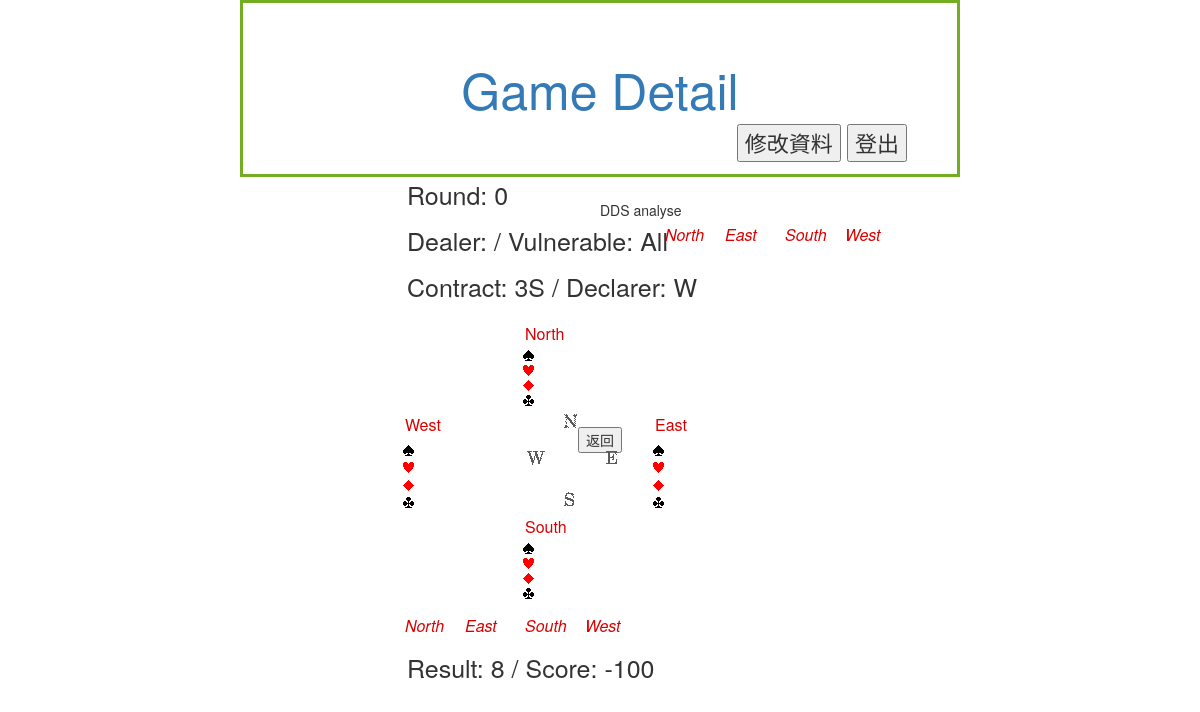
The app's page /DDS/95 with its own data.
### Member/models.py (models this page shows, shortened)
class rounds(models.Model):
    T_id = models.ForeignKey('table', on_delete=models.CASCADE,null=True)
    bid = models.CharField(max_length = 100,null=True)    # 開喊位置+喊牌紀錄 Eg.(3,1NT,PS,3C,3S,4NT)
    leader = models.CharField(max_length = 1)      # 首引位置 N/E/S/W
    contract = models.CharField(max_length = 2)      #該局的王牌花色
    '''
    N   QJ85.AJ64.T85.J4
    E   AK42.75.Q63.9863
    S   T976.8.A942.KT52
    W   3.KQT932.KJ7.AQ7
    '''
    N = models.CharField(max_length = 38)
    E = models.CharField(max_length = 38)
    W = models.CharField(max_length = 38)
    S = models.CharField(max_length = 38)
    N_play = models.CharField(max_length = 38, null=True)
    E_play = models.CharField(max_length = 38, null=True)
    W_play = models.CharField(max_length = 38, null=True)
    S_play = models.CharField(max_length = 38, null=True)
    vulnerable = models.CharField(max_length = 4,null=True)    #None:0, NS:1, EW:2, All:3
    result = models.DecimalField(max_digits =2,decimal_places=0)
    declarer = models.CharField(max_length =1,null=True)  # N/S/E/W
    Rnum = models.DecimalField(max_digits=2,decimal_places=0,null=True)    #1~16
    score = models.CharField(max_length=100,null=True)   #declarer的得分
    Event = models.CharField(max_length=100,null=True)
    Site = models.CharField(max_length=100,null=True)
    Date = models.CharField(max_length=100,null=True)
    dds_result = models.CharField(max_length=60, null=True)  # 分析過的存進資料庫
    '''
    dds_result format: string{10 11 12 13 20 ... 53}
    # Use space to seperate each 2 digits numner
        N   E   S   W
    NT 10  11  12  13
    S  20  21  22  23
    H  30  31  32  33
    D  40  41  42  43
    C  50  51  52  53
    '''

### DDS/views.py (the view, shortened to what this page needs)
# urls.py: path('<int:R_id>', views.dds,name='dds')
def dds(request, R_id):
    try :
        round = rounds.objects.get(pk=R_id)
    except :
        print(str(R_id) + 'has no rounds')
    return render(request, "DDS/dds.html", locals())

### DDS/templates/DDS/dds.html (shortened to what this page needs)
{%extends 'Member/base.html'%}
{% load mod_tag %}
{% load divide_tag %}
{% load staticfiles %}
{%block title%}
    Game Detail
{%endblock%}
{%block user%}
        <input type="button" value="修改資料" onclick="location='/Member/modify/'">
        <input type="button" value="登出" onclick="location='/Member/logout/'">
{%endblock%}
{%block content%}
<div style="position:absolute;left:400px;font-size:25px;text-align:justify;">
    &nbsp;Round: {{round.Rnum}}<p></p>
    &nbsp;Dealer: {{dealer}} / Vulnerable: {{round.vulnerable}} <p></p>
    &nbsp;Contract: {{round.contract}} / Declarer: {{round.declarer}} <p></p>
    <table class="doc" cellspacing="1" cellpadding="3">
    <tr>
        <td width="120"></td>
        <td width="130"></td></tr>
    <tr><td></td>
        {% if round.vulnerable == 'All' or round.vulnerable == 'NS' %}<td class="vul">North</td>{%else%}<td class="novul">North</td>{%endif%}
        <td></td></tr>
    <tr><td></td>
        <td><img src="{% static  "DDS/img/0s.gif" %}" alt="s" width="13" height="11"/>{%for card in N.Spade%}&nbsp;{{card}}{%endfor%}</td>
        <td></td></tr>
    <tr><td></td>
        <td><img src="{% static  "DDS/img/0h.gif" %}" alt="h" width="13" height="11"/>{%for card in N.Hart%}&nbsp;{{card}}{%endfor%}</td>
        <td></td></tr>
    <tr><td></td>
        <td><img src="{% static  "DDS/img/0d.gif" %}" alt="d" width="13" height="11"/>{%for card in N.Diamond%}&nbsp;{{card}}{%endfor%}</td>
        <td></td></tr>
    <tr><td ></td>
        <td><img src="{% static  "DDS/img/0c.gif" %}" alt="c" width="13" height="11"/>{%for card in N.Club%}&nbsp;{{card}}{%endfor%}</td>
        <td></td></tr>
    <tr>{% if round.vulnerable == 'All' or round.vulnerable == 'EW' %}<td class="vul">West</td>{%else%}<td class="novul">West</td>{%endif%}
        <td rowspan="5" align="left"><img src="{% static  "DDS/img/t00x100e.gif" %}" class="blok" width="100" height="100" alt="I" /></td>
        {% if round.vulnerable == 'All' or round.vulnerable == 'EW' %}<td class="vul">East</td>{%else%}<td class="novul">East</td>{%endif%}</tr>
    <tr><td><img src="{% static  "DDS/img/0s.gif" %}" alt="s" width="13" height="11"/>{%for card in W.Spade%}&nbsp;{{card}}{%endfor%}</td>
        <td><img src="{% static  "DDS/img/0s.gif" %}" alt="s" width="13" height="11"/>{%for card in E.Spade%}&nbsp;{{card}}{%endfor%}</td></tr>
    <tr><td><img src="{% static  "DDS/img/0h.gif" %}" alt="h" width="13" height="11"/>{%for card in W.Hart%}&nbsp;{{card}}{%endfor%}</td>
        <td><img src="{% static  "DDS/img/0h.gif" %}" alt="h" width="13" height="11"/>{%for card in E.Hart%}&nbsp;{{card}}{%endfor%}</td></tr>
    <tr><td><img src="{% static  "DDS/img/0d.gif" %}" alt="d" width="13" height="11"/>{%for card in W.Diamond%}&nbsp;{{card}}{%endfor%}</td>
        <td><img src="{% static  "DDS/img/0d.gif" %}" alt="d" width="13" height="11"/>{%for card in E.Diamond%}&nbsp;{{card}}{%endfor%}</td></tr>
    <tr><td><img src="{% static  "DDS/img/0c.gif" %}" alt="c" width="13" height="11"/>{%for card in W.Club%}&nbsp;{{card}}{%endfor%}</td>
        <td><img src="{% static  "DDS/img/0c.gif" %}" alt="c" width="13" height="11"/>{%for card in E.Club%}&nbsp;{{card}}{%endfor%}</td></tr>
    <tr><td></td>
        {% if round.vulnerable == 'All' or round.vulnerable == 'NS' %}<td class="vul">South</td>{%else%}<td class="novul"></td>{%endif%}
        <td></td></tr>
    <tr><td></td>
        <td><img src="{% static  "DDS/img/0s.gif" %}" alt="s" width="13" height="11"/>{%for card in S.Spade%}&nbsp;{{card}}{%endfor%}</td>
        <td></td></tr>
    <tr><td></td>
        <td><img src="{% static  "DDS/img/0h.gif" %}" alt="h" width="13" height="11"/>{%for card in S.Hart%}&nbsp;{{card}}{%endfor%}</td>
        <td></td></tr>
    <tr><td></td>
        <td><img src="{% static  "DDS/img/0d.gif" %}" alt="d" width="13" height="11"/>{%for card in S.Diamond%}&nbsp;{{card}}{%endfor%}</td>
        <td></td></tr>
    <tr><td></td>
        <td><img src="{% static  "DDS/img/0c.gif" %}" alt="c" width="13" height="11"/>{%for card in S.Club%}&nbsp;{{card}}{%endfor%}</td>
        <td></td></tr></table>
    <table>
        <tr>
            {% if round.vulnerable == 'All' or round.vulnerable == 'NS' %}<td class="vul" width='60'><i>North</i></td>{%else%}<td class="novul" width='60'>North</td>{%endif%}
            {% if round.vulnerable == 'All' or round.vulnerable == 'EW' %}<td class="vul" width='60'><i>East</i></td>{%else%}<td class="novul" width='60'>East</td>{%endif%}
            {% if round.vulnerable == 'All' or round.vulnerable == 'NS' %}<td class="vul" width='60'><i>South</i></td>{%else%}<td class="novul" width='60'>South</td>{%endif%}
            {% if round.vulnerable == 'All' or round.vulnerable == 'EW' %}<td class="vul" width='60'><i>West</i></td>{%else%}<td class="novul" width='60'>West</td>{%endif%}
        </tr>
    </table>
    <p></p>&nbsp;Result: {{round.result}} / Score: {{round.score}} <p></p>
</div>
{%endblock%}
{%block right%}
<table>DDS analyse
    <tr><td width='60'></td>
        {% if round.vulnerable == 'All' or round.vulnerable == 'NS' %}<td class="vul" width='60'><i>North</i></td>{%else%}<td class="novul" width='60'>North</td>{%endif%}
        {% if round.vulnerable == 'All' or round.vulnerable == 'EW' %}<td class="vul" width='60'><i>East</i></td>{%else%}<td class="novul" width='60'>East</td>{%endif%}
        {% if round.vulnerable == 'All' or round.vulnerable == 'NS' %}<td class="vul" width='60'><i>South</i></td>{%else%}<td class="novul" width='60'>South</td>{%endif%}
        {% if round.vulnerable == 'All' or round.vulnerable == 'EW' %}<td class="vul" width='60'><i>West</i></td>{%else%}<td class="novul" width='60'>West</td>{%endif%}
    </tr>
</table>
{%endblock%}

### DDS/templates/DDS/dds.html (style rules this page uses)
html { font-family:Calibri;font-size:16px; }
table { border-collapse:collapse; }
td { padding:2px; }
td.vul { color:#D90000;margin:0px;padding:3px 5px 3px 5px; }

### records on screen
rounds: Rnum "0", vulnerable "All", contract "3S", declarer "W", result "8", score "-100"
